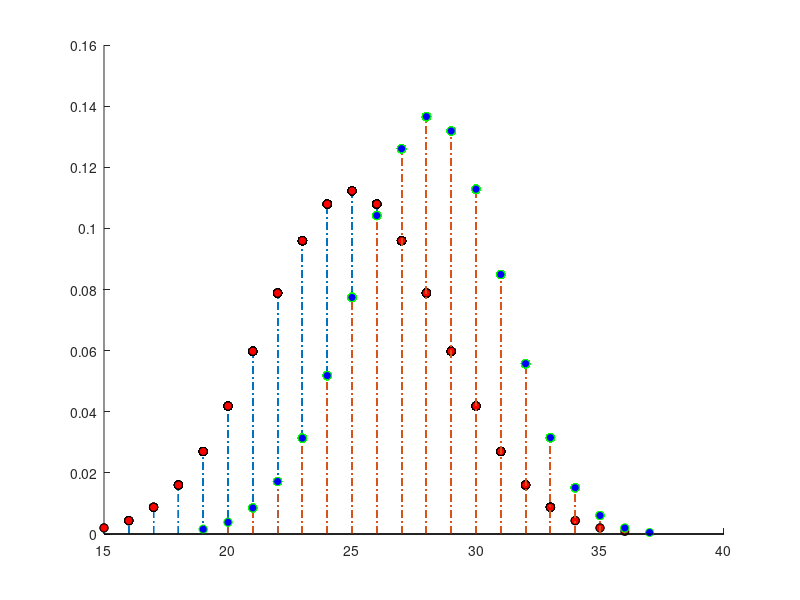

Source code (MATLAB): (Note: this script raises an error after producing the figure.)
%set of variables we will plot in the diyagram
p=0.5;
n=50;
x=ones(1,1000);
%generating 1000 binomial random variables
for i=1:1000
    U=rand(n,1);
    x(i)=sum(U<p);
end
%calculation of mean and variance values of generated random variables 
ort=mean(x);
vari=var(x);
%calculation of binomial pdf formula 
for i=1:1000
    p2(i)= nchoosek(50,x(i))*power(0.5,x(i))*power(0.5,(50-x(i)));
end

%second parameters of the question
p_22=0.7;
n_22=40;
%generating binomial random variable
for i=1:1000
    U2=rand(n_22,1);
    x2(i)=sum(U2<p_22);
end

%calculation of pdf formula 
for i=1:1000
    p22(i)= nchoosek(40,x2(i))*power(0.7,x2(i))*power(0.3,(40-x2(i)));
end

figure; hold on; 
%plot the calculated results for both parameters 
stem(x,p2,'LineStyle','-.',...
     'MarkerFaceColor','red',...
     'MarkerEdgeColor','black');
stem(x2,p22,'LineStyle','-.',...
     'MarkerFaceColor','blue',...
     'MarkerEdgeColor','green');
%plot the simulated results for both parameters 
histogram(x,'Normalization','probability','FaceColor','red');
histogram(x2,'Normalization','probability','FaceColor','w');
legend('n=50,p=0.5 Analytical', 'n=40,p=0.7 Analytical','n=50,p=0.5 Simulated', 'n=40,p=0.7 Simulated');